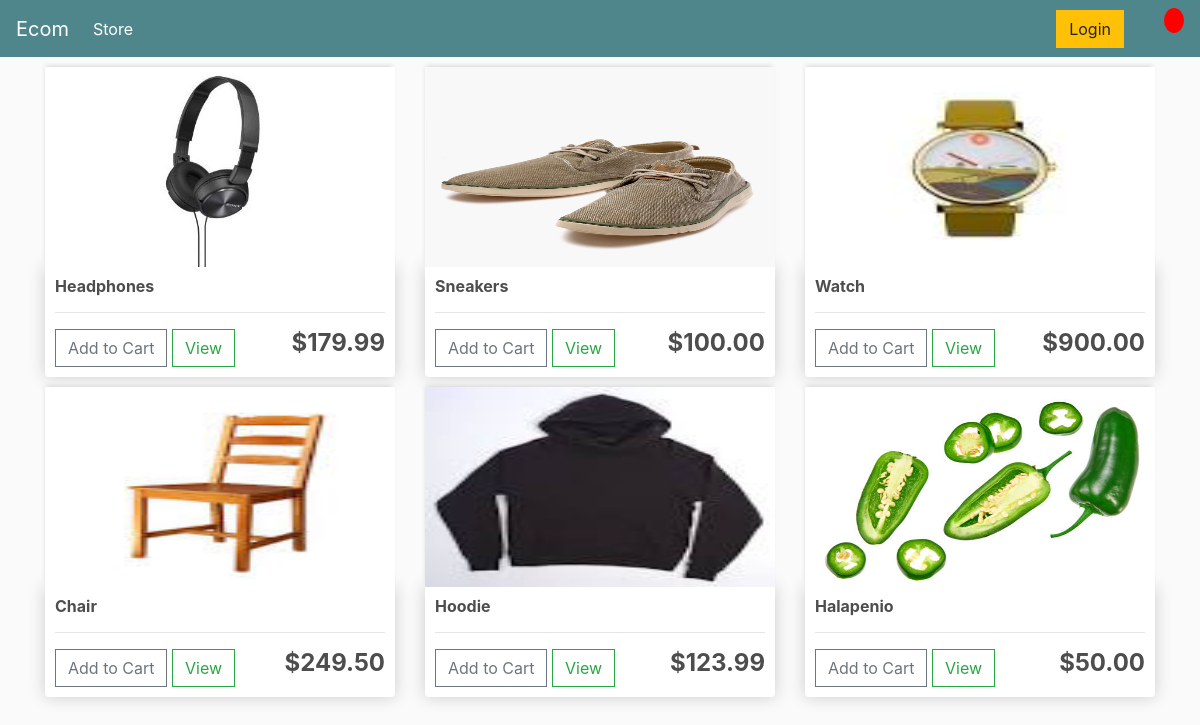
The page / on the database its author committed.
### store/models.py (models this page shows, shortened)
class Product(models.Model):
    name = models.CharField(max_length=200)
    price = models.DecimalField(max_digits=10, decimal_places=2)
    digital = models.BooleanField(default=False, null=True, blank=True)
    image = models.ImageField(null=True, blank=True)
    @property
    def imageURL(self):
        try:
            url = self.image.url
        except:
            url = ''
        return url

### store/views.py (the view)
# urls.py: path('', include('store.urls')),
def store(request):
    products = Product.objects.all()
    context = {'products': products}
    return render(request, 'store/store.html', context)

### store/templates/store/store.html
{% extends 'store/main.html' %}
{% load static %}
{% block content %}
	<div class="row">
		{% for product in products %}
		<div class="col-lg-4">
			<img class="thumbnail" src="{{product.imageURL}}">
			<div class="box-element product">
				<h6><strong>{{product.name}}</strong></h6>
				<hr>
				<button data-product="{{product.id}}" data-action="add" class="btn btn-outline-secondary add-btn update-cart">Add to Cart</button>
				<a class="btn btn-outline-success" href="#">View</a>
				<h4 style="display: inline-block; float: right"><strong>${{product.price}}</strong></h4>
			</div>
		</div>
		{% endfor %}
	</div>
{% endblock content %}

### store/templates/store/main.html (shortened to what this page needs)
<!DOCTYPE html>
{% load static %}
<html>
<head>
	<link rel="stylesheet" href="https://stackpath.bootstrapcdn.com/bootstrap/4.4.1/css/bootstrap.min.css">
	<link rel="stylesheet" type="text/css" href="{% static 'css/main.css' %}">
</head>
<body>
    <nav class="navbar navbar-expand-lg navbar-dark bg-dark">
          <a class="navbar-brand" href="{% url 'store' %}">Ecom</a>
          <div class="collapse navbar-collapse" id="navbarSupportedContent">
            <ul class="navbar-nav mr-auto">
              <li class="nav-item active">
                <a class="nav-link" href="{% url 'store' %}">Store <span class="sr-only">(current)</span></a>
              </li>
            </ul>
            <div class="form-inline my-2 my-lg-0">
                <a href="#" class="btn btn-warning">Login</a>
                <a href="{% url 'cart' %}">
                </a>
                <p id="cart-total">{{cartItems}}</p>
            </div>
          </div>
    </nav>
<div class="container">
    {% block content %}
    {% endblock content %}
</div>
</body>
</html>

### static/CSS/main.css (style rules this page uses)
body { background-color: hsl(0, 0%, 98%); }
h1,h2,h3,h4,h5,h6 { color:hsl(0, 0%, 30%); }
.box-element { box-shadow:hsl(0, 0%, 80%) 0 0 16px; background-color: #fff; border-radius: 4px; padding: 10px; }
.thumbnail { width: 100%; height: 200px; -webkit-box-shadow: -1px -3px 5px -2px rgba(214,214,214,1); -moz-box-shadow: -1px -3px 5px -2px rgba(214,214,214,1); box-shadow: -1px -3px 5px -2px rgba(214,214,214,1); }
.product { border-radius: 0 0 4px 4px; }
.bg-dark { background-color: #4f868c!important; }
#cart-total { display: block; text-align: center; color:#fff; background-color: red; width: 20px; height: 25px; border-radius: 50%; font-size: 14px; }
.col-lg-4, .col-lg-6, .col-lg-8, .col-lg-12 { margin-top: 10px; }
.btn { border-radius: 0; }

### rows shown on the page
Product: imageURL (picture), name "Headphones", price "179.99"
Product: imageURL (picture), name "Sneakers", price "100.00"
Product: imageURL (picture), name "Watch", price "900.00"
Product: imageURL (picture), name "Chair", price "249.50"
Product: imageURL (picture), name "Hoodie", price "123.99"
Product: imageURL (picture), name "Halapenio", price "50.00"
